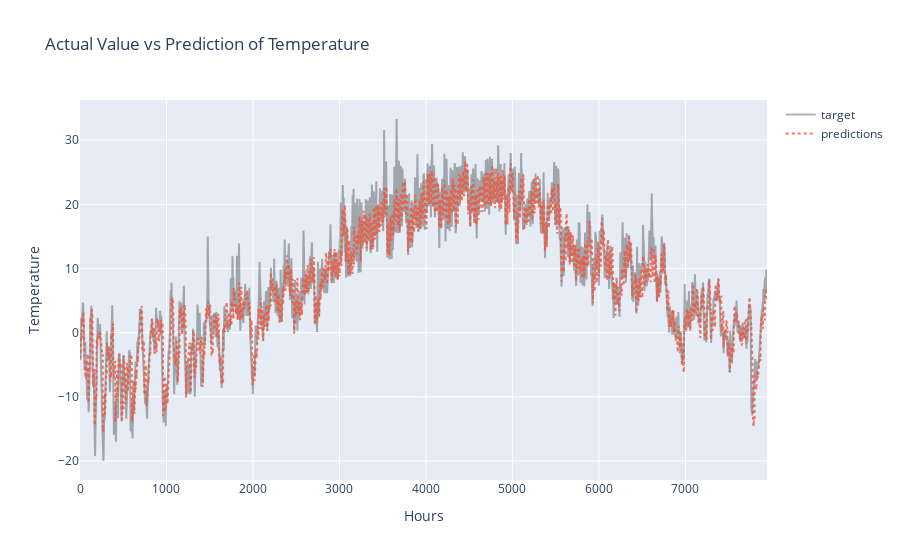

Notebook code cell kept with this figure:
### Code cell
import plotly.graph_objs as go
import plotly.offline as pyo

layout = dict(
    title='Actual Value vs Prediction of Temperature',
    xaxis=dict(title="Hours", ticklen=5, zeroline=False),
    yaxis=dict(title="Temperature", ticklen=5, zeroline=False),
)

target = go.Scatter(
    y=targets,
    mode="lines",
    name="target",
    marker=dict(),
    line=dict(color="rgba(0,0,0, 0.3)"),
)

prediction = go.Scatter(
    y=predictions,
    mode="lines",
    line={"dash": "dot"},
    name='predictions',
    marker=dict(),
    opacity=0.8,
)

fig = dict(data=[target, prediction], layout=layout)
pyo.iplot(fig)

### Figure 1 — Plotly figure (JSON) as saved in the notebook; plotly's stock layout.template omitted (floating-point values rounded to 4 significant figures; data arrays with more than 128 entries replaced by an {"elided": "..."} marker saying what was removed)
{"data": [{"line": {"color": "rgba(0,0,0, 0.3)"}, "mode": "lines", "name": "target", "y": {"elided": "7944 float values"}, "type": "scatter"}, {"line": {"dash": "dot"}, "mode": "lines", "name": "predictions", "opacity": 0.8, "y": {"elided": "7944 float values"}, "type": "scatter"}], "layout": {"title": {"text": "Actual Value vs Prediction of Temperature"}, "xaxis": {"ticklen": 5, "title": {"text": "Hours"}, "zeroline": false}, "yaxis": {"ticklen": 5, "title": {"text": "Temperature"}, "zeroline": false}}}
